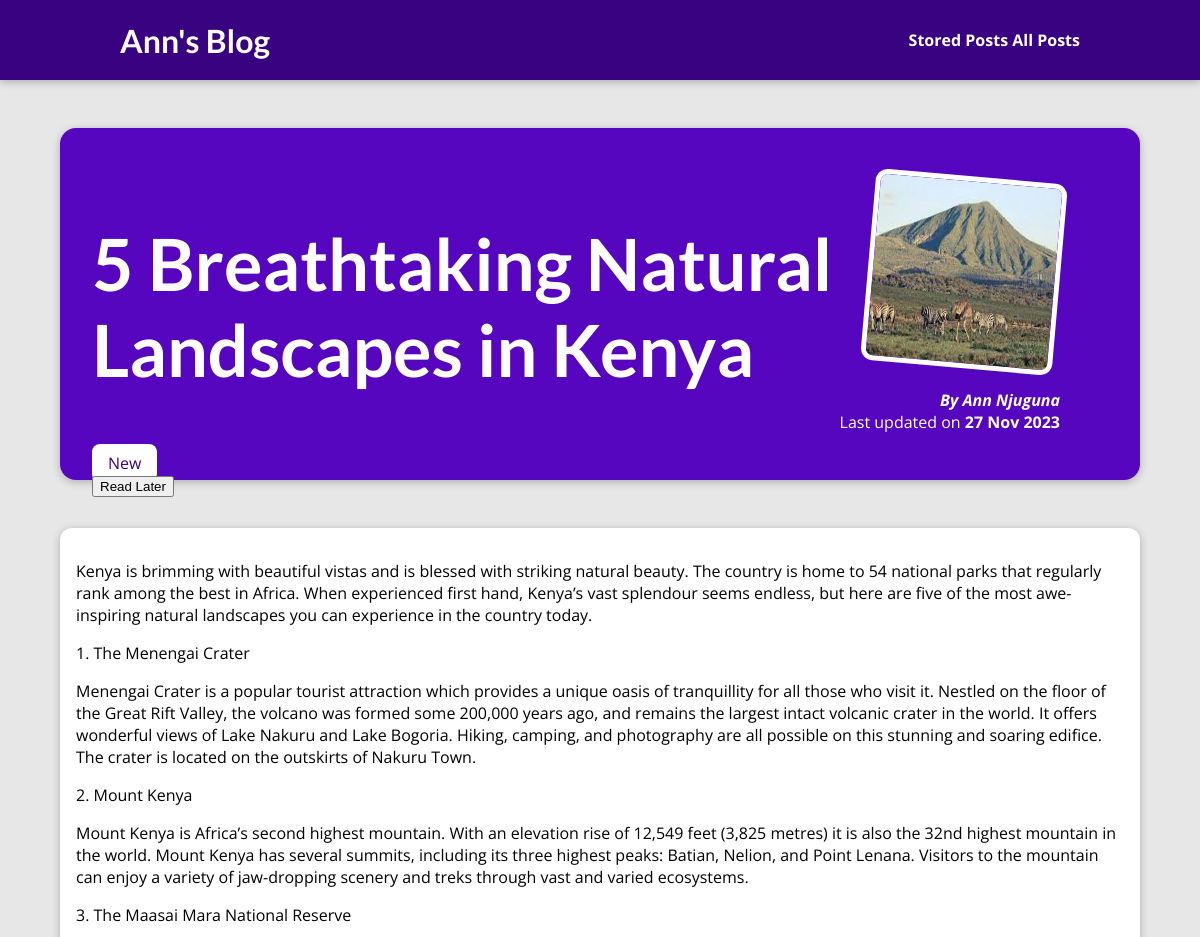
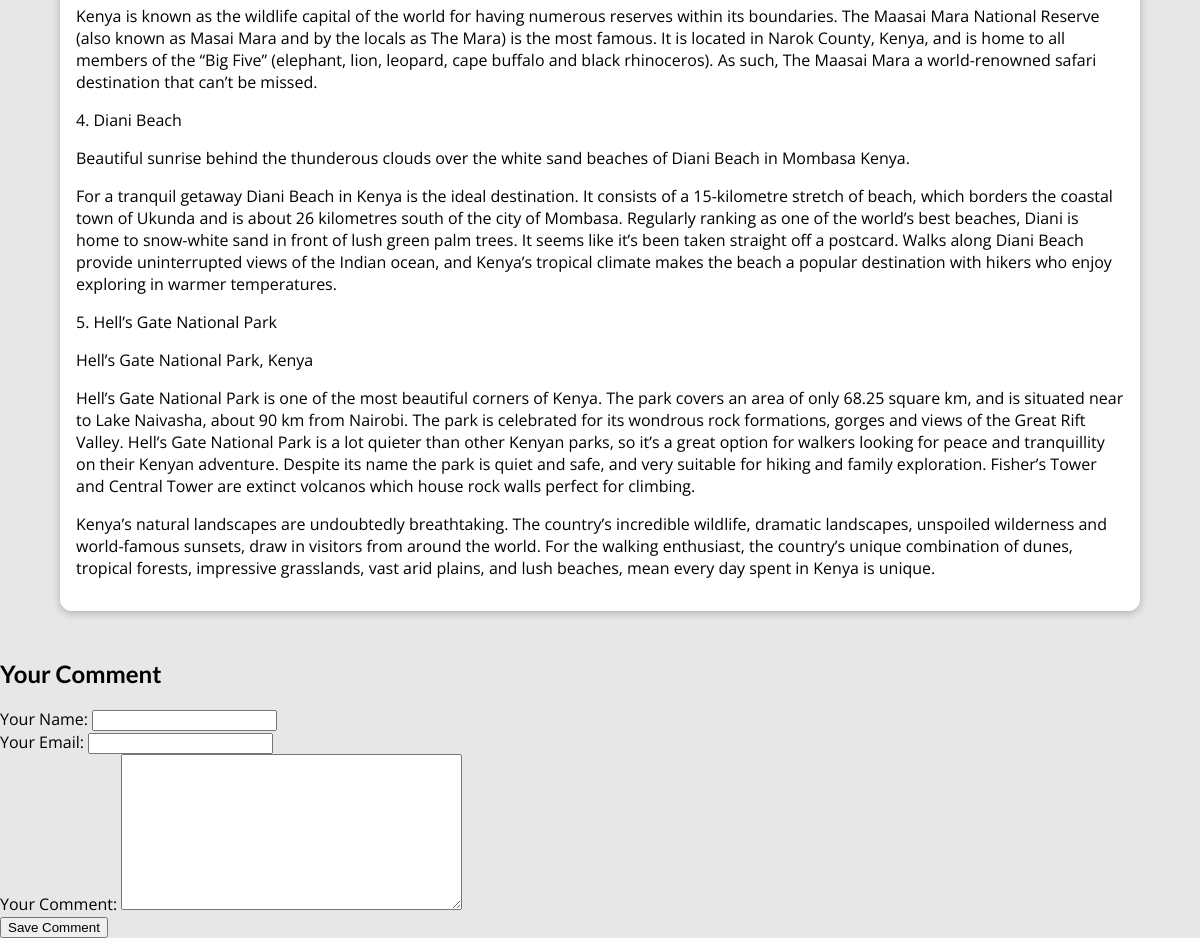
The app's page /posts/5-breathtaking-natural-landscapes-in-kenya with its own data (2 pictures, top to bottom).
### blog/models.py (models this page shows, shortened)
class Post(models.Model):
    title = models.CharField(max_length=150)
    excerpt = models.CharField(max_length=200)
    image = models.ImageField(upload_to="posts", null=True)
    date = models.DateField(auto_now= True)
    slug = models.SlugField(unique=True, db_index=True)
    content = models.TextField(null=True,validators= [MinLengthValidator(10)])
    author = models.ForeignKey(
        Author, on_delete=models.SET_NULL, null=True,related_name="posts")
    tags = models.ManyToManyField(Tag)

class Tag(models.Model):
    caption = models.CharField(max_length=20)

class Author(models.Model):
    first_name = models.CharField(max_length=100)
    last_name = models.CharField(max_length=100)
    email_address = models.EmailField()
    def full_name(self):
        return f"{self.first_name} {self.last_name}"
    def __str__(self):
        return self.full_name()

### blog/views.py (the view, shortened to what this page needs)
# urls.py: path("posts/<slug:slug>", views.SinglePostView.as_view(), name="post-detail-page"),
class SinglePostView(View):
  def is_stored_post(self, request, post_id):
    stored_posts = request.session.get("stored_posts")
    if stored_posts is not None:
      is_saved_for_later =post_id in stored_posts
    else:
      is_saved_for_later = False
    return is_saved_for_later
  def get (self, request, slug):
    post = Post. objects.get(slug=slug)
    context = {
      "post": post,
      "post_tags": post.tags.all(),
      "comment_form": CommentForm(),
      "comments": post.comments.all().order_by("-id"),
      "saved_for_later": self.is_stored_post(request, post.id)
      }
    return render(request, "blog/post-detail.html", context)

### blog/forms.py
class CommentForm(forms.ModelForm):
    class Meta:
        model = Comment
        exclude = ["post"]
        labels = {
            "user_name": "Your Name",
            "user_email": "Your Email",
            "text": "Your Comment"
        }

### blog/templates/blog/post-detail.html (shortened to what this page needs)
{% extends "base.html" %}
{% load static %}
{% block css_files %}
<link rel="stylesheet" href="{% static "blog/post-detail.css" %}" />
{% endblock %}
{% block content %}
<section id="summary">
  <h2>{{ post.title }}</h2>
  <div>
    {% for tag in post_tags %}
      <span class="tag">{{tag.caption}}</span>
    {% endfor %}
    </div>
    <div id="read-later">
      <form action="{% url 'read-later' %}" method="POST">
        <button>
            Read Later
        </button>
      </form>
    </div>
  <article>
    <img src="{{ post.image.url }}" alt="{{ post.title }}" />
    <address>By <a href="mailto:{{post.author.email_address}}">{{ post.author }}</a></address>
    <div>Last updated on <time>{{ post.date|date:"d M Y" }}</time></div>
  </article>
</section>
<main>
  {{ post.content|linebreaks }}
</main>
<section id="comment-form">
  <h2>Your Comment</h2>
  <form action="{% url 'post-detail-page' post.slug %}" method="POST">
{% for form_field in comment_form %}
    <div class="form-control {% if form_field.errors %}invalid{% endif %}">
        {{ form_field.label_tag }}
        {{ form_field }}
    </div>
{% endfor %}
    <button>Save Comment</button>
  </form>
</section>
{% endblock %}

### static/app.css (style rules this page uses)
* { box-sizing: border-box; }
html { font-family: 'Open Sans', 'Lato', sans-serif; }
body { margin: 0; }
h1, h2, h3 { font-family: 'Lato', sans-serif; font-weight: bold; }

### blog/static/blog/post-detail.css (style rules this page uses)
body { background-color: #e7e7e7; }
#summary { margin: 8rem auto 3rem auto; padding: 2rem; width: 90%; max-width: 90rem; border-radius: 16px; background-color: #5706c0; position: relative; box-shadow: 0 2px 8px rgba(0, 0, 0, 0.25); height: 22rem; }
#summary h2 { color: white; font-size: 4.5rem; margin-bottom: 0.25; }
#summary article { position: absolute; top: 2rem; right: 3rem; padding: 1rem 2rem; border-radius: 12px; text-align: right; color: white; }
#summary article img { width: 12rem; height: 12rem; border-radius: 12px; transform: rotateZ(5deg); border: 5px solid white; margin-bottom: 1rem; }
#summary address { font-weight: bold; }
#summary a { color: white; text-decoration: none; }
#summary time { font-weight: bold; }
main { width: 90%; max-width: 90rem; margin: 3rem auto; background-color: white; padding: 1rem; border-radius: 12px; box-shadow: 0 2px 8px rgba(0, 0, 0, 0.25); }
.tag { background-color: white; color: #390281; padding: 0.5rem 1rem; border-radius: 8px; }

### records on screen
Post: title "5 Breathtaking Natural Landscapes in Kenya", image (picture), author "Ann Njuguna", date "27 Nov 2023", content "Kenya is brimming with beautiful vistas and is blessed with striking natural beauty. The country is home to 54 national parks that regularly rank among the best in Africa. When experienced first hand, Kenya’s vast splendour seems endless, but here are five of the most awe-inspiring natural landscapes you can experience in the country today. 1. The Menengai Crater Menengai Crater is a popular tourist attraction which provides a unique oasis of tranquillity for all those who visit it. Nestled on the floor of the Great Rift Valley, the volcano was formed some 200,000 years ago, and remains the largest intact volcanic crater in the world. It offers wonderful views of Lake Nakuru and Lake…"
Tag: caption "New"
